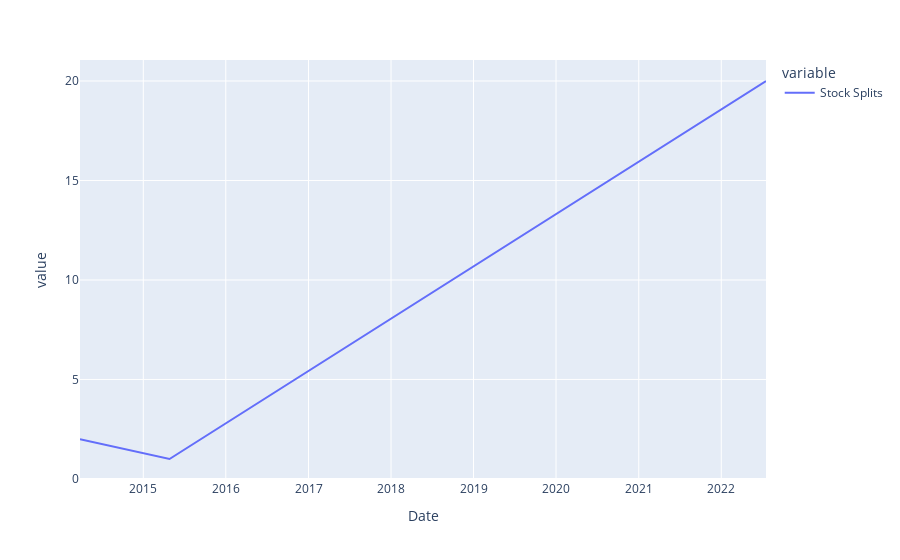

Here is the notebook cell this chart was saved with:
### Code cell
# We visualise google's stock splits  from 2015 to 2022
fig=px.line(google.splits)
fig.show()

### Figure 1 — Plotly figure (JSON) as saved in the notebook; plotly's stock layout.template omitted (floating-point values rounded to 4 significant figures)
{"data": [{"hovertemplate": "variable=Stock Splits<br>Date=%{x}<br>value=%{y}<extra></extra>", "legendgroup": "Stock Splits", "line": {"color": "#636efa", "dash": "solid"}, "marker": {"symbol": "circle"}, "mode": "lines", "name": "Stock Splits", "orientation": "v", "showlegend": true, "type": "scatter", "x": ["2014-03-27T00:00:00-04:00", "2015-04-27T00:00:00-04:00", "2022-07-18T00:00:00-04:00"], "xaxis": "x", "y": [2.002, 1.003, 20], "yaxis": "y"}], "layout": {"legend": {"title": {"text": "variable"}, "tracegroupgap": 0}, "margin": {"t": 60}, "xaxis": {"anchor": "y", "domain": [0, 1], "title": {"text": "Date"}}, "yaxis": {"anchor": "x", "domain": [0, 1], "title": {"text": "value"}}}}
